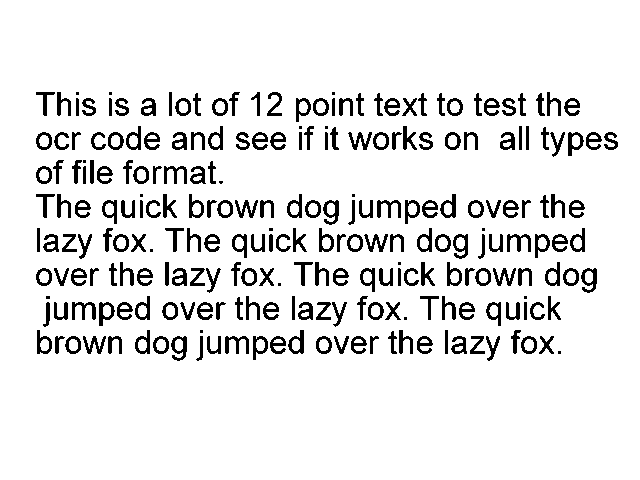
#> input picture phototest.tif, 640 x 480 px
$ python -i rotate_and_crop.py   (imports and definitions only)   (Python 2 division)
#> lines starting #> are read from the running program, lines starting #| are printed output that depends on the picture; after the words box and inside, x2 and y2 are one past the last pixel; in counts of white or black regions, pixels touching at a corner belong together
#> further down, picture is the input picture: PIL image 640x480 1; 90.5% white; 239 black regions (19 under 20 px), largest, box (x1, y1, x2, y2) and area: (72, 302, 96, 320) 207, (377, 200, 401, 218) 206, (225, 336, 249, 354) 206
## Auto rotate and crop function written by James McGlynn using
## Main Goal!
## Convert only to grayscale, no black and white!

## open cv python binding (cv2)
## python image library (PIL)
## and of course, numerical python (numpy)

## Input is a PIL image handle
## Output is a PIL image handle

## This function has been tested for color images
## and Grayscale/Black&White
## It was also tested with Jpegs and png files.

## For work with images using numpy arrays to stor pixel data
import cv2

## To work with images in a more intuitive easy, but less powerful, way
from PIL import Image as pili

## A special import I use specifically for inverting images (color inversion)
import PIL.ImageOps

## I use numpy mostly for going between PIL and cv2
import numpy as np

## I use this for deleting temp files
import os

## This is the main function that gets called to crop and rotate
def rotate_and_crop(pil_image_handle):

##    ## If the image is too large, than the program has a hard time finding Hough lines and
##    ## The skew angle gets all messed up. ## Apparently this isn't true. it's because the image is black and white
##    ## and the image loses data when converted to black and white.
##    width_cutoff=1500
##    width_replace=1000
##    ## Get image dimensions
##    imw,imh=pil_image_handle.size
##    ## Check to see if image makes the cut
##    if imw>=width_cutoff:
##        print "Image was too large: Resizing"
##        nw=width_replace
##        nh=(float(nw)/float(imw))*imh
##        pil_image_handle=pil_image_handle.resize((int(nw),int(nh)))


    ## If the image is a color image
    if pil_image_handle.mode=="RGB":
        ## Load the pixel data into a numpy array
        im_cv2=np.array(pil_image_handle)
        ## Convert the pixel data into grayscale using opencv
        im_cv2_gray=cv2.cvtColor(im_cv2,cv2.COLOR_BGR2GRAY)
        ##Convert image to black and white
        #(thresh, im_cv2_bw) = cv2.threshold(im_cv2_gray, 128, 255, cv2.THRESH_BINARY | cv2.THRESH_OTSU)

    ## If the image is RGBA
    elif pil_image_handle.mode=='RGBA':
        ## Convert to an RGB image
        pil_image_handle=pil_image_handle.convert('RGB')
        ## Load the pixel data into a numpy array
        im_cv2=np.array(pil_image_handle)
        ## Convert the pixel data into grayscale using opencv
        im_cv2_gray=cv2.cvtColor(im_cv2,cv2.COLOR_BGR2GRAY)
        ##Convert image to black and white
        #(thresh, im_cv2_bw) = cv2.threshold(im_cv2_gray, 128, 255, cv2.THRESH_BINARY | cv2.THRESH_OTSU)

    elif pil_image_handle.mode=='P':
        ## Convert to an RGB image
        pil_image_handle=pil_image_handle.convert('RGB')
        ## Save image
        pil_image_handle.save('temp.png')
        ## Open Image
        pil_image_handle=pili.open('temp.png')
        ## Load the pixel data into a numpy array
        im_cv2=np.array(pil_image_handle)
        ## Delete Temp Image
        os.remove('temp.png')
        ## Convert the pixel data into grayscale using opencv
        im_cv2_gray=cv2.cvtColor(im_cv2,cv2.COLOR_BGR2GRAY)
        ##Convert image to black and white
        #(thresh, im_cv2_bw) = cv2.threshold(im_cv2_gray, 128, 255, cv2.THRESH_BINARY | cv2.THRESH_OTSU)

    ## if the image is grayscale already (or is this B&W image mode)
    elif pil_image_handle.mode=="L":
        ## Just grab the pixel data
        im_cv2_gray=np.array(pil_image_handle)
        ##Convert image to black and white
        #(thresh, im_cv2_bw) = cv2.threshold(im_cv2_gray, 128, 255, cv2.THRESH_BINARY | cv2.THRESH_OTSU)

    ## If it doens't meet any other criteria, try to grab the pixel
    ## Data. It might not work, but whatever.
    else:
        print "image wasn't RGB, RGBA, L, or P"
        try:
            ## Convert to an RGB image
            pil_image_handle=pil_image_handle.convert('RGB')
            ## Load the pixel data into a numpy array
            im_cv2=np.array(pil_image_handle)
            ## Convert the pixel data into grayscale using opencv
            im_cv2_gray=cv2.cvtColor(im_cv2,cv2.COLOR_BGR2GRAY)
            ##Convert image to black and white
            #(thresh, im_cv2_bw) = cv2.threshold(im_cv2_gray, 128, 255, cv2.THRESH_BINARY | cv2.THRESH_OTSU)
        except:
            print "Image wouldn't convert to RGB"
            ## Just grab the pixel data
            im_cv2_gray=np.array(pil_image_handle)
            ##Convert image to black and white
            #(thresh, im_cv2_bw) = cv2.threshold(im_cv2_gray, 128, 255, cv2.THRESH_BINARY | cv2.THRESH_OTSU)

    ## Now that the image has been numpified and is grayscale
    ## Use "fromarray" to create a PIL image handle using the grayscale data
    ## This might actually not be necessary if the image were already gray
    ## But for right now it's getting done.
    #im_pil=pili.fromarray(im_cv2_bw)
    im_pil=pili.fromarray(im_cv2_gray)

    ## Use a function from this file to calculate the angle of rotate
    ## based on Probabilistic Hough Lines
    #skew_angle=get_skew_angle(im_cv2_bw)
    skew_angle=get_skew_angle(im_cv2_gray)

##    ## If the skew angle comes back wonky then just set it to 0
##    if (float('-inf') < float(skew_angle) < float('inf'))==False:
##        print "Something went wrong when finding the skew_angle, image will not be straightened"
##        skew_angle=0

    ## Before rotating or finding the bounding box, the image must be color inverted
    ## because image editing functions see black as an absence of data
    im_invert=PIL.ImageOps.invert(im_pil)

    ## rotate the image based on the skew angle found earlier
    im_rot=im_invert.rotate(skew_angle)

    ## Now that the image is rotated to be straightened,
    ## Find the "bounding box" using a function from below
    ## I put bounding box in quotes because the function actually finds
    ## the box that contains certain criteria for exluding noise and such
    ## that a real bounding box would not ignore.
    bounding_box=get_bounding_box(im_rot)

    ## Invert the image so that the final product isn't color inverted
    im_rot_fin=PIL.ImageOps.invert(im_rot)

    ## Crop the image by giving bounding box as an argument for crop
    im_fin=im_rot_fin.crop(bounding_box)

    ## Return a PIL Image Handle that points to the rotated and cropped
    ## pixel data
    return im_fin

def get_skew_angle(cv2_grayscale_np_array):


    ## If the image is too large, than the program has a hard time finding Hough lines and
    ## The skew angle gets all messed up.
    width_cutoff=1500
    width_replace=1000
    ## Get image dimensions
    imw,imh=cv2_grayscale_np_array.shape
#> imw = 480; imh = 640
    ## Check to see if image makes the cut
    if imw>=width_cutoff:
        #print "Image was too large: Resizing"
        nw=width_replace
        nh=(float(nw)/float(imw))*imh
        #pil_image_handle=pil_image_handle.resize((int(nw),int(nh)))
        cv2_grayscale_np_array=cv2.resize(cv2_grayscale_np_array,(int(nw),int(nh)))


    ## The lengthy function arg was to be descriptive, inside the function
    ## It is shortened to im
    im = cv2_grayscale_np_array

    ## I HAVE NO CLUE WHAT THIS DOES
    edges = cv2.Canny(im,150,200,apertureSize = 3)
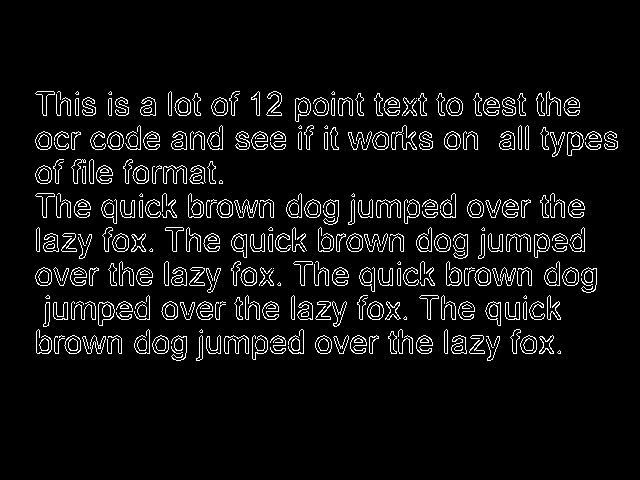
#> edges: shape (480, 640); 6.1% white in thin lines or dots, all inside (x1, y1, x2, y2) = (35, 91, 618, 361)

    ## Invoke the infamous probabilistic Hough Line Algorithm with these UNTUNED params
    lines = cv2.HoughLinesP(edges,1,np.pi/180,150, minLineLength = 100, maxLineGap = 10)
#> lines = [[481, 251, 584, 251], [351, 217, 455, 217], [199, 353, 303, 353], [45, 319, 149, 319], [45, 316, 149, 316], [481, 248, 584, 248], [351, 214, 455, 214], [199, 350, 303, 350], [351, 203, 455, 203], [41, 268, 147, 268]]

    ## Create a spot for the slope of each Hough Line to go
    slope_list=[]

    #The hough lines are given as a list of 4 item lists that go x1,y1,x2,y2 so...
    for x1,y1,x2,y2 in lines[0]:

        ## This try block is because the math will obviously fail for infinite slopes
        try:

            #Calculate slope (rise over run)
            slope=float(y2-y1)/float(x2-x1)

            #Put that slope in the slope list
            slope_list.append(slope)

        ## If the calculation of slope fails, just move on with life,
        ## You're going to take the average of many lines and remove outliers anyway
        except: pass
#> this loop made 1 pass
#> (x1, y1, x2, y2, slope) on pass 1: (481, 251, 584, 251, 0)
#> after the loop, slope_list = [0]

    #Calculate the average of all the slopes from all lines
    ave_slope=np.average(slope_list)
#> ave_slope = 0

    #Calculate the standard deviation for the same set
    #This is important because these slopes will most likely be very small
    #and one rogue line can completely throw off the results. Also, hopefully
    ## the algorithm finds more horizontal lines then vertical ones. Maybe I should
    ## put a limit on the slopes instead of taking the stdev....
    std_dev_slope=np.std(slope_list)
#> std_dev_slope = 0

    #From the average and stdev, calculate bounderies to include in the
    #average slope that will be used to calculate the degrees of rotation
    #I'm currently using one standard deviation in either direction.
    upper_bound=ave_slope+std_dev_slope
#> upper_bound = 0
    lower_bound=ave_slope-std_dev_slope
#> lower_bound = 0

    #Make a spot for the slopes that are within one std of mean
    one_std_slope_list=[]

    #iterate through all the slopes
    for item in slope_list:

        #if the slope is less then upper
        if item < upper_bound:

            #and greater than lower
            if item > lower_bound:

                #Then it makes the final cut
                one_std_slope_list.append(item)
#> this loop made 1 pass
#> after the loop, one_std_slope_list = []

    #With the new list of slopes, take the new average
    one_std_ave_slope=np.average(one_std_slope_list)
#> one_std_ave_slope = nan

    #Because you have a slope you can think of a triangle
    #that has a base of 1 and a height of whatever the slope is
    #and that means you can just use the arctan of the slope to get
    #direction correct degrees of rotation (within 90deg),
    #after converting from radians
    angle_deg=np.arctan(one_std_ave_slope)*180/np.pi
#> angle_deg = nan
#> in rotate_and_crop, `skew_angle=get_skew_angle(im_cv2_gray)`: skew_angle = 0

    #return angle_deg, which should be a float

    ## If the skew angle comes back wonky then just set it to 0
    if (float('-inf') < float(angle_deg) < float('inf'))==False:
        print "Something went wrong when finding the skew_angle, image will not be straightened"
        angle_deg=0

    return angle_deg

def get_bounding_box(pil_image_handle):

    ## Again, just a variable switch to be descriptive for the arg but short for the code
    im=pil_image_handle

    ## what percent of the linear column/row is data (non black)?
    threshold=0.0175 #1.75%

    ## after you find where the data starts, how far back do you want to go?
    revert_depth=30  ## This allows for a small border buffer

    revert_depth_right=100

    ## For how many pixels does the threshold need to be sustained?
    ## This is to prevent artifacts from scanning to throw off results
    sustained_depth=20

    ## Do I need a secondary threshold? As in initially meet thresh, but subsequently
    ## meet secondary thresh. Maybe the threshold should change with each step? who knows...
    secondary_threshold=.005  ## Not currently being used

    ## Load the pixel data
    pix=im.load()

    ## save the width of the image
    im_width=im.size[0]
#> im_width = 640

    ## And the height of the image
    im_height=im.size[1]
#> im_height = 480

    ## Make a place for the 4 boundaries to go - this will eventually be an argument for
    ## PIL's crop
    bounding_box=[]


    #-----------------------------------------------------------------------------
    #--------------Finding the left boundary---------------------------------------
    #-----------------------------------------------------------------------------

    ## To avoid calculating the percent data in EVERY row and EVERY column, once the
    ## criteria is met, this variable is used to stop calculating (the loop still
    ## executes but no calculation is done.)
    keep_counting=1

    ## Initialize this variable to later be cumulatively filled and re-zeroed
    ## with each iteration through the outer for loop below.
    percent_filled=0

    ## What is the index of the current boundary (either 0 or maximum image dimension)
    boundary=0

    ## A flag that is counted until hopefully reaching "sustained_depth"
    depth_flag=0

    ## For column in image
    for j in range(im_width):

        ## If the criteria have not yet been met
        if keep_counting==1:

            ## Zero percent filled for analysis of next column
            percent_filled=0

            ## for pixel in column
            for i in range(im_height):

                ## Add all pixel values (will be either 0 or 255 because image is made B&W
                ## Before reaching this point - in another function)
                percent_filled=pix[j,i]+percent_filled

            ## After adding up all the pixel values, divide by the possible maximum
            ## (All pixels 255) to get a percentage of white pixels)
            percent_filled=float(percent_filled)/(float(im_width)*255)

            ## If the threshold is met for this particular line
            if percent_filled>=threshold:

                ## Increment the depth flag by one
                depth_flag=depth_flag+1

            ## If percent filled falls below the threshold at any time before
            ## depth flag reaches sustained depth.
            elif percent_filled<threshold:

                ## Reset the depth flag counter
                depth_flag=0

            ## If/when the counter does reach the sustained depth
            if depth_flag>=sustained_depth:

                ## Set keep counting so that percent filled is no longer calculated
                ## for no reason. Ideally the loop would exit, but that's not happening
                ## right now.
                keep_counting=0

                ## Set boundary equal to the column at which the criteria were met MINUS
                ## sustained depth, because the analysis was happening left to right
                boundary=j-sustained_depth
#> after the loop, boundary = 35; depth_flag = 20; keep_counting = 0; percent_filled = 0.103

    ## Then also account for the revert depth (to give a small border buffer so there is no
    ## important data directly on the edges
    boundary=boundary-revert_depth
#> boundary = 5

    ## If the boundary is determined to be less than 0, it just means that the analysis
    ## didn't reach a depth far enough to overcome the revert depth and sustained depth
    ## So just set the boundary to it's original value
    if boundary<0:
        boundary=0

    ## Add boundary found to the soon to be argument for cropping the image according
    ## to this analysis
    bounding_box.append(boundary)


    ## Analysis for the other three sides below is similar and is not as heavily
    ## Commented - or may contain old comments

    #-----------------------------------------------------------------------------
    #--------------Finding the top boundary---------------------------------------
    #-----------------------------------------------------------------------------

    keep_counting=1
    percent_filled=0
    boundary=0
    depth_flag=0

    for j in range(im_height): #j goes from top to bottom here
        if keep_counting==1: # if the criteria below haven't been met
            percent_filled=0  # reset percent filled
            for i in range(im_width): # for every pixel in row
                percent_filled=pix[i,j]+percent_filled #calc fill
            percent_filled=float(percent_filled)/(float(im_width)*255) # calc%
            if percent_filled>=threshold: # if the thres is met
                depth_flag=depth_flag+1 # increment the depth counter
            elif percent_filled<threshold: # if it falls below
                depth_flag=0 # reset the counter
            if depth_flag>=sustained_depth: #if the counter reaches the depth
                keep_counting=0 # stop calculating (just dumbly iterate through every row
                boundary=j-sustained_depth # calculate boundary based on the current row
#> after the loop, boundary = 91; depth_flag = 20; keep_counting = 0; percent_filled = 0.256

    boundary=boundary-revert_depth
#> boundary = 61
    if boundary<0:
        boundary=0
    bounding_box.append(boundary)


    #-----------------------------------------------------------------------------
    #--------------Finding the right boundary---------------------------------------
    #-----------------------------------------------------------------------------

    keep_counting=1
    percent_filled=0
    boundary=0
    depth_flag=0

    for j in range(im_width):
        if keep_counting==1:
            percent_filled=0
            for i in range(im_height):
                percent_filled=pix[im_width-j-1,i]+percent_filled
            percent_filled=float(percent_filled)/(float(im_width)*255) # calc%
            if percent_filled>=threshold: # if the thres is met
                depth_flag=depth_flag+1 # increment the depth counter
            elif percent_filled<threshold: # if it falls below
                depth_flag=0 # reset the counter
            if depth_flag>=sustained_depth: #if the counter reaches the depth
                keep_counting=0 # stop calculating (just dumbly iterate through every row
                boundary=im_width-j+sustained_depth # calculate boundary based on the current row

    boundary=boundary+revert_depth_right
    if boundary>im_width:
        boundary=im_width
    bounding_box.append(boundary)

    #-----------------------------------------------------------------------------
    #--------------Finding the bottom boundary---------------------------------------
    #-----------------------------------------------------------------------------

    keep_counting=1
    percent_filled=0
    boundary=0
    depth_flag=0

    for j in range(im_height): #j goes from top to bottom here
        if keep_counting==1: # if the criteria below haven't been met
            percent_filled=0  # reset percent filled
            for i in range(im_width): # for every pixel in row
                percent_filled=pix[i,im_height-j-1]+percent_filled #calc fill
            percent_filled=float(percent_filled)/(float(im_width)*255) # calc%
            if percent_filled>=threshold: # if the thres is met
                depth_flag=depth_flag+1 # increment the depth counter
            elif percent_filled<threshold: # if it falls below
                depth_flag=0 # reset the counter
            if depth_flag>=sustained_depth: #if the counter reaches the depth
                keep_counting=0 # stop calculating (just dumbly iterate through every row
                boundary=im_height-j+sustained_depth # calculate boundary based on the current row

    boundary=boundary+revert_depth
    if boundary>im_height:
        boundary=im_height
    bounding_box.append(boundary)

    #------------------------------------------------------------------------------

    return bounding_box

# [12 lines of commented-out code are left out]


>>> from PIL import Image
>>> picture = Image.open('phototest.tif')
>>> result = rotate_and_crop(picture)
#> in rotate_and_crop, `im_fin=im_rot_fin.crop(bounding_box)`:
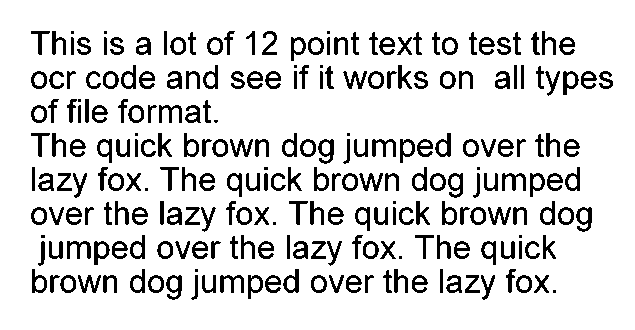
#> im_fin: PIL image 635x330 L; 86.1% white; 239 black regions (19 under 20 px), largest, box (x1, y1, x2, y2) and area: (67, 241, 91, 259) 207, (372, 139, 396, 157) 206, (220, 275, 244, 293) 206
